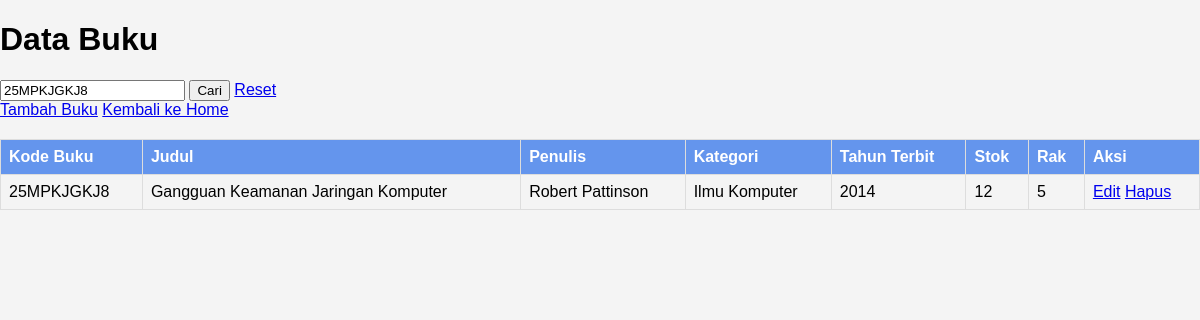
Page /modules/buku/index.php?keyword=25MPKJGKJ8 on the committed database.
### tables this page shows
CREATE TABLE `buku` (
  `id_buku` int(11) NOT NULL,
  `kode_buku` varchar(50) NOT NULL,
  `judul` varchar(255) NOT NULL,
  `penulis` varchar(255) NOT NULL,
  `kategori` varchar(255) DEFAULT NULL,
  `tahun_terbit` int(4) NOT NULL,
  `rak` int(2) NOT NULL,
  `stok` int(11) NOT NULL
);

### modules/buku/index.php (the view, shortened to what this page needs)
<?php
include '../../config/koneksi.php';
$keyword = isset($_GET['keyword']) ? $_GET['keyword'] : '';
$query = "SELECT * FROM buku WHERE
          kode_buku LIKE '%$keyword%' OR
          judul LIKE '%$keyword%' OR
          penulis LIKE '%$keyword%' OR
          kategori LIKE '%$keyword%' OR
          tahun_terbit LIKE '%$keyword%' OR
          rak LIKE '%$keyword%'";
$result = $conn->query($query);
?>
<!DOCTYPE html>
<html lang="en">
<head>
    <link rel="stylesheet" href="../../assets/css/style.css">
</head>
<body>
    <h1>Data Buku</h1>
    <form method="GET" action="index.php">
        <input type="text" name="keyword" placeholder="Cari buku..." value="<?= htmlspecialchars($keyword); ?>">
        <button type="submit">Cari</button>
        <a href="index.php">Reset</a>
    </form>
    <a href="tambah.php">Tambah Buku</a>
    <a href="../../home.php">Kembali ke Home</a>
    <table border="1" cellspacing="0" cellpadding="5">
        <thead>
            <tr>
                <th>Kode Buku</th>
                <th>Judul</th>
                <th>Penulis</th>
                <th>Kategori</th>
                <th>Tahun Terbit</th>
                <th>Stok</th>
                <th>Rak</th>
                <th>Aksi</th>
            </tr>
        </thead>
        <tbody>
            <?php if ($result->num_rows > 0): ?>
                <?php while ($row = $result->fetch_assoc()): ?>
                    <tr>
                        <td><?= $row['kode_buku']; ?></td>
                        <td><?= $row['judul']; ?></td>
                        <td><?= $row['penulis']; ?></td>
                        <td><?= $row['kategori']; ?></td>
                        <td><?= $row['tahun_terbit']; ?></td>
                        <td><?= $row['stok']; ?></td>
                        <td><?= $row['rak']; ?></td>
                        <td>
                            <a href="edit.php?kode_buku=<?= $row['kode_buku']; ?>">Edit</a>
                            <a href="hapus.php?kode_buku=<?= $row['kode_buku']; ?>" onclick="return confirm('Yakin ingin menghapus buku ini?')">Hapus</a>
                        </td>
                    </tr>
                <?php endwhile; ?>
            <?php else: ?>
                <tr>
                    <td colspan="8">Tidak ada data ditemukan</td>
                </tr>
            <?php endif; ?>
        </tbody>
    </table>
</body>
</html>

### assets/css/style.css (style rules this page uses)
body { font-family: Arial, sans-serif; margin: 0; padding: 0; background-color: #f4f4f4; }
table { width: 100%; border-collapse: collapse; margin: 20px 0; }
table th, table td { border: 1px solid #ddd; padding: 8px; }
table th { background: #6495ED; color: white; text-align: left; }

### rows in the picture
buku: kode_buku "25MPKJGKJ8", judul "Gangguan Keamanan Jaringan Komputer", penulis "Robert Pattinson", kategori "Ilmu Komputer", tahun_terbit "2014", stok "12", rak "5"
